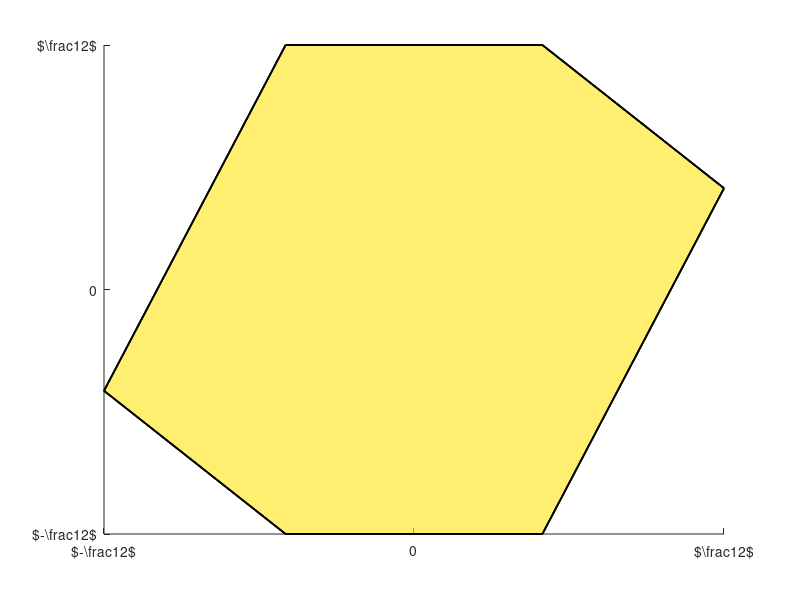

This figure's MATLAB source: (Note: this script raises an error after producing the figure.)
%% F_{p_2 \ SE(2)}
close all; clear; clc;

%% Tiles
tile = struct ('face_x', 0, 'face_y', 0, 'face_z', 0, 'face_center', 0);

tile(1).face_x = [0.8284, -0.8284, -2.0, -0.8284, 0.8284, 2.0];
tile(1).face_y = [-2.0, -2.0, -0.8284, 2.0, 2.0, 0.8284];
tile(1).face_z = 0.5 * pi * ones (1, 6);

tile(2).face_x = [0.8284, -0.8284, -2.0, -0.8284, 0.8284, 2.0];
tile(2).face_y = [-2.0, -2.0, -0.8284, 2.0, 2.0, 0.8284];
tile(2).face_z = -0.5 * pi * ones (1, 6);

tile(3).face_x = [tile(1).face_x(1), tile(1).face_x(2), tile(1).face_x(2), tile(1).face_x(1)];
tile(3).face_y = [tile(1).face_y(1), tile(1).face_y(2), tile(1).face_y(2), tile(1).face_y(1)];
tile(3).face_z = 0.5 * pi * [1.0, 1.0, -1.0, -1.0];

tile(4).face_x = [tile(1).face_x(2), tile(1).face_x(3), tile(1).face_x(3), tile(1).face_x(2)];
tile(4).face_y = [tile(1).face_y(2), tile(1).face_y(3), tile(1).face_y(3), tile(1).face_y(2)];
tile(4).face_z = 0.5 * pi * [1.0, 1.0, -1.0, -1.0];

tile(5).face_x = [tile(1).face_x(3), tile(1).face_x(4), tile(1).face_x(4), tile(1).face_x(3)];
tile(5).face_y = [tile(1).face_y(3), tile(1).face_y(4), tile(1).face_y(4), tile(1).face_y(3)];
tile(5).face_z = 0.5 * pi * [1.0, 1.0, -1.0, -1.0];

tile(6).face_x = [tile(1).face_x(4), tile(1).face_x(5), tile(1).face_x(5), tile(1).face_x(4)];
tile(6).face_y = [tile(1).face_y(4), tile(1).face_y(5), tile(1).face_y(5), tile(1).face_y(4)];
tile(6).face_z = 0.5 * pi * [1.0, 1.0, -1.0, -1.0];

tile(7).face_x = [tile(1).face_x(5), tile(1).face_x(6), tile(1).face_x(6), tile(1).face_x(5)];
tile(7).face_y = [tile(1).face_y(5), tile(1).face_y(6), tile(1).face_y(6), tile(1).face_y(5)];
tile(7).face_z = 0.5 * pi * [1.0, 1.0, -1.0, -1.0];

tile(8).face_x = [tile(1).face_x(6), tile(1).face_x(1), tile(1).face_x(1), tile(1).face_x(6)];
tile(8).face_y = [tile(1).face_y(6), tile(1).face_y(1), tile(1).face_y(1), tile(1).face_y(6)];
tile(8).face_z = 0.5 * pi * [1.0, 1.0, -1.0, -1.0];

%% Plots
figure; hold on;

for face_index = 1 : 2
    trisurf ([1, 2, 3, 4, 5, 6, 1],...
        tile(face_index).face_x, tile(face_index).face_y,...
        tile(face_index).face_z, 'FaceAlpha', 0.65, 'Linewidth', 1.3);
end

for face_index = 3 : 8
    trisurf ([1, 2, 3, 4, 1],...
        tile(face_index).face_x, tile(face_index).face_y,...
        tile(face_index).face_z, 'FaceAlpha', 0.65, 'Linewidth', 1.3);
end

xticks ([-2.0, 0.0, 2.0]);
xticklabels ({'$-\frac{1}{2}$', '0', '$\frac{1}{2}$'});

yticks ([-2.0, 0.0, 2.0]);
yticklabels ({'$-\frac{1}{2}$', '0', '$\frac{1}{2}$'});

zticks ([-pi/2, 0.0, pi/2]);
zticklabels ({'$-\frac{\pi}{2}$', '0', '$\frac{\pi}{2}$'});

plot_properties_SE2;